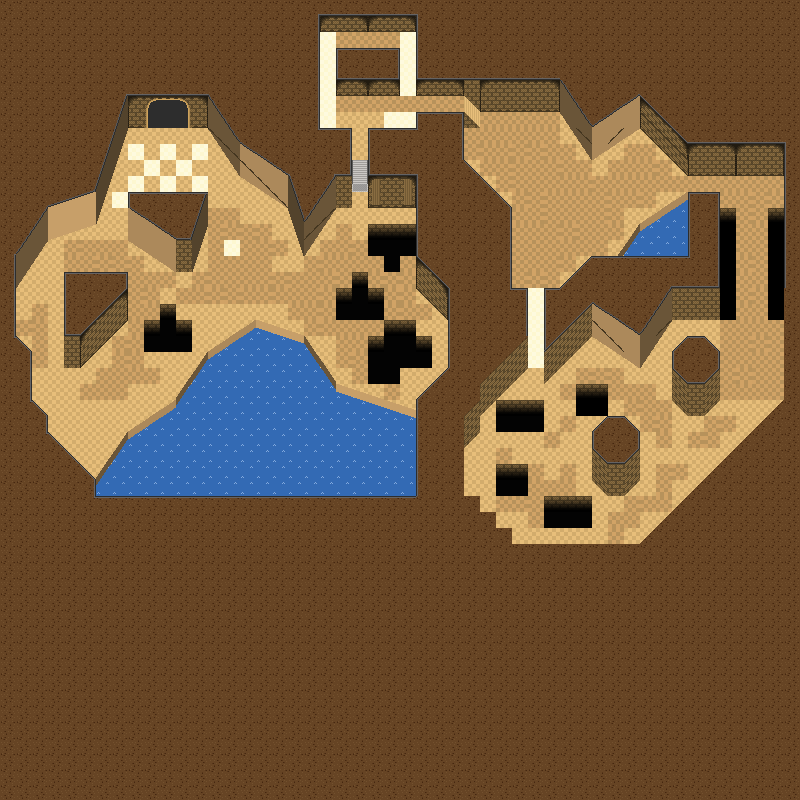

The image is a tile-based game level rendered from a .tmx file. Its description and source (layers, tilesets, objects; grid data summarised) follow:
An orthogonal 50x50 tile map with 16x16 px tiles, 8 tile layers (background, tile, detail1, detail2, ...), 6 tilesets.

<map version="1.0" tiledversion="1.0.2" orientation="orthogonal" renderorder="left-up" width="50" height="50" tilewidth="16" tileheight="16" nextobjectid="1">
 <tileset firstgid="1" name="angledwalls_01" tilewidth="16" tileheight="16" tilecount="1024" columns="32">
  <image source="angledwalls_01.png" width="512" height="512" />
 </tileset>
 <tileset firstgid="1025" name="texturesME_01" tilewidth="16" tileheight="16" tilecount="256" columns="16">
  <image source="texturesME_01.png" width="256" height="256" />
  <tile id="11">
   <animation>
    <frame tileid="14" duration="5000" />
    <frame tileid="11" duration="100" />
    <frame tileid="48" duration="100" />
    <frame tileid="11" duration="100" />
   </animation>
  </tile>
  <tile id="14">
   <animation>
    <frame tileid="14" duration="100" />
    <frame tileid="30" duration="100" />
    <frame tileid="46" duration="100" />
    <frame tileid="62" duration="100" />
    <frame tileid="78" duration="100" />
    <frame tileid="94" duration="100" />
    <frame tileid="110" duration="100" />
   </animation>
  </tile>
  <tile id="15">
   <animation>
    <frame tileid="15" duration="100" />
    <frame tileid="31" duration="100" />
    <frame tileid="47" duration="100" />
    <frame tileid="63" duration="100" />
    <frame tileid="79" duration="100" />
    <frame tileid="95" duration="100" />
    <frame tileid="111" duration="100" />
    <frame tileid="127" duration="100" />
   </animation>
  </tile>
 </tileset>
 <tileset firstgid="1281" name="texturesCAVE_01" tilewidth="16" tileheight="16" tilecount="256" columns="16">
  <image source="texturesCAVE_01.png" width="256" height="256" />
  <tile id="88">
   <animation>
    <frame tileid="88" duration="500" />
    <frame tileid="104" duration="500" />
   </animation>
  </tile>
 </tileset>
 <tileset firstgid="1537" name="texturesTRIM_01" tilewidth="16" tileheight="16" tilecount="64" columns="8">
  <image source="texturesTRIM_01.png" width="128" height="128" />
 </tileset>
 <tileset firstgid="1601" name="texturesFORTRESS_01" tilewidth="16" tileheight="16" tilecount="256" columns="16">
  <image source="texturesFORTRESS_01.png" width="256" height="256" />
 </tileset>
 <tileset firstgid="1857" name="LIGHTMAPS_01" tilewidth="16" tileheight="16" tilecount="64" columns="8">
  <image source="LIGHTMAPS_01.png" width="128" height="128" />
 </tileset>
 <layer name="background" width="50" height="50">
  <data>[2500 cells, 2493 non-empty, 5 distinct tile ids]</data>
 </layer>
 <layer name="tile" width="50" height="50">
  <data>[2500 cells, 904 non-empty, 43 distinct tile ids]</data>
 </layer>
 <layer name="detail1" width="50" height="50">
  <data>[2500 cells, 443 non-empty, 88 distinct tile ids]</data>
 </layer>
 <layer name="detail2" width="50" height="50">
  <data>[2500 cells, 357 non-empty, 83 distinct tile ids]</data>
 </layer>
 <layer name="water" width="50" height="50">
  <data>[2500 cells, 164 non-empty, 1 distinct tile ids]</data>
 </layer>
 <layer name="detail3" width="50" height="50">
  <data>[2500 cells, 80 non-empty, 47 distinct tile ids]</data>
 </layer>
 <layer name="gameplay" width="50" height="50">
  <data>[2500 cells, 72 non-empty, 31 distinct tile ids]</data>
 </layer>
 <layer name="above" width="50" height="50">
  <data>[2500 cells, 0 non-empty, 0 distinct tile ids]</data>
 </layer>
 <objectgroup name="collisions" />
 <objectgroup name="entities" />
 <objectgroup name="creatures" />
 <objectgroup name="script" />
 <objectgroup name="triggers" />
</map>